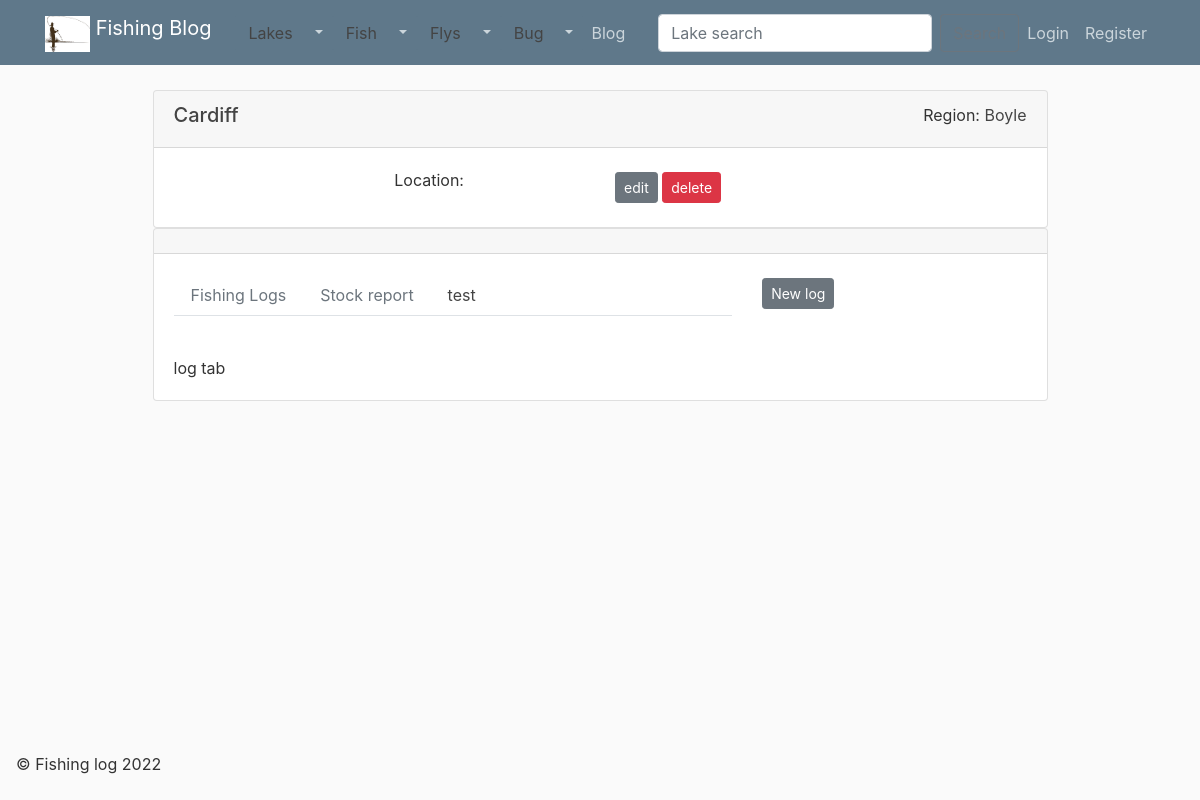
/lakes/2/, run on an earlier commit of the app's database.
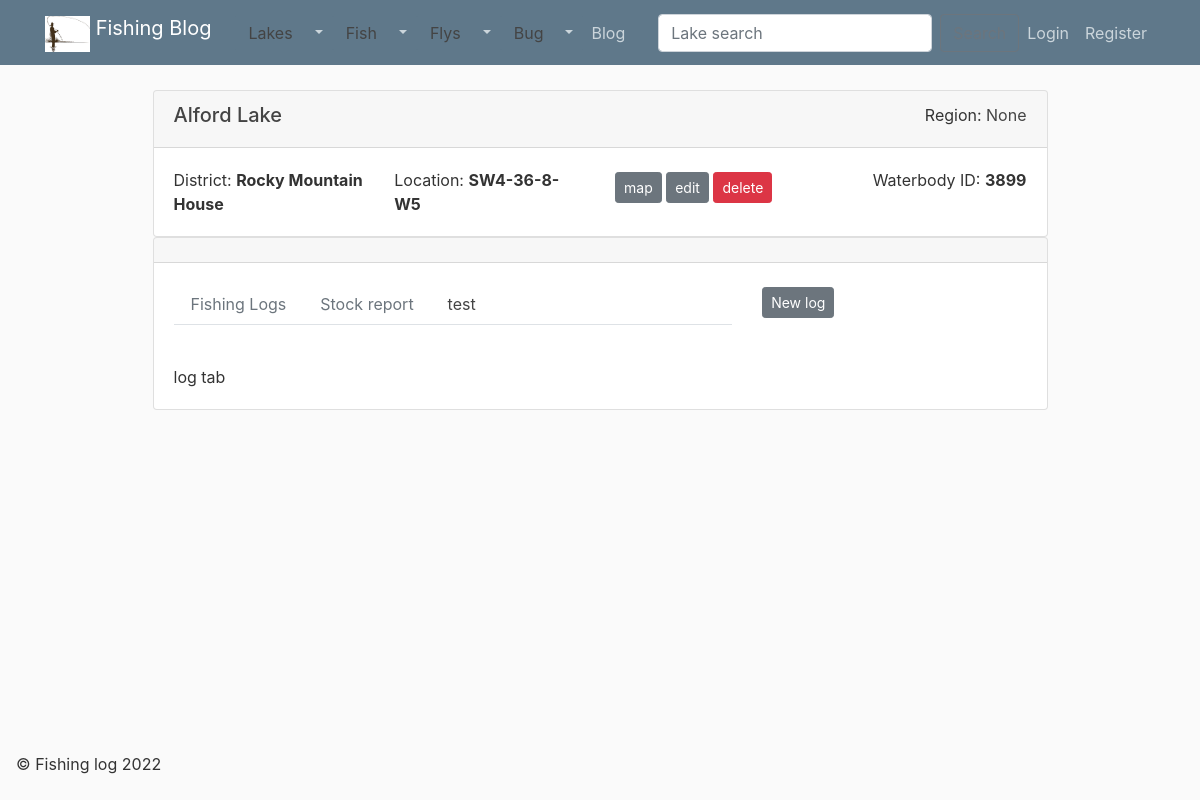
And on a later commit of the database.
### catches/models.py (models this page shows, shortened)
class Lake(models.Model):
    name = models.CharField(max_length = 100)
    region = models.ForeignKey(Region, blank=True, null=True, on_delete=models.CASCADE)
    notes = models.TextField(blank=True)
    fish = models.ManyToManyField (Fish, through='Stock', blank=True)
    other_name = models.CharField (max_length=100, blank=True)
    ats = models.CharField (max_length=100, blank=True)
    lat = models.DecimalField (max_digits = 15, decimal_places=10, blank=True, null=True)
    long = models.DecimalField (max_digits = 15, decimal_places=10, blank=True, null=True)
    district = models.CharField (max_length=100, blank=True)
    waterbody_id = models.IntegerField (blank=True, null=True)
    favourite = models.BooleanField (default = False)
    class Meta:
        ordering = ['-favourite', 'name']
    @property
    def lake_info (self):
        if self.favourite:
            fav="*"
        else:
            fav=""
        if self.other_name:
            output = f'{self.name} ({self.other_name}{fav})'
        else:
            output = f'{self.name}{fav}'
        return output

class Region(models.Model):
    name = models.CharField(max_length = 100)
    notes = models.TextField (blank=True)
    class Meta:
        ordering = ['name']
    def __str__ (self):
        return self.name

### catches/views.py (the view)
class LakeDetailView (DetailView):
    model = Lake
    context_object_name = 'lake'

### catches/templates/catches/lake_detail.html (shortened to what the changed rows need)
{% extends "catches/base/base.html" %}
{% block content %}
<div class="container">
    <div class="row">
        <div class="col-10">
            <div class="card">
                <div class="card-header">
                    <div class="row">
                        <div class="col-7">
                            <h5>
                                {{ lake.lake_info | title  }}{% if lake.favourite %}<i class="fas fa-check-circle"></i>{% endif %}
                            </h5>
                        </div>
                        <div class="col-5 text-right">
                            {% if not lake.region == "" %}
                                Region: <a href="#">{{ lake.region | title }}</a>
                            {% endif %}
                        </div>
                    </div>
                </div>
                <div class="card-body">
                    <div class="row">
                        <div class="col-3">
                            {% if not lake.district == "" %} District: <b>{{ lake.district | title  }}</b> {% endif %}
                        </div>
                        <div class="col-3">
                            Location: <b> {{ lake.ats }}</b>
                        </div>
                        <div class="col-3">
                            {% if not lake.lat == None %}
                                <a class="btn btn-secondary btn-sm mt-1 mb-1" href="https://www.google.com/maps/search/?api=1&query={{ lake.lat }},{{ lake.long }}" target="_blank" type="submit" >map</a>
                            {% endif %}
                            <a class="btn btn-secondary btn-sm mt-1 mb-1" href="{% url 'lake_update' object.id %}" type="submit" >edit</a>
                            <a class="btn btn-danger btn-sm mt-1 mb-1" href="{% url 'lake_delete' object.id %}" type="submit" >delete</a>
                        </div>
                        <div class="col-3 text-right">
                            {% if not lake.waterbody_id == None %} Waterbody ID: <b>{{ lake.waterbody_id }} </b>{% endif %}
                        </div>
                    </div>
                </div>
            </div>
        </div>
    </div>
</div>
{% endblock content %}

What changed in the data, as far as the page shows it:
changed Lake: lake_info "Cardiff" → "Alford Lake"; region "Boyle" → "None"; district (not shown) → "Rocky Mountain House"; ats (not shown) → "SW4-36-8-W5"; lat empty → 52.0635 (drawn); waterbody_id (not shown) → "3899"
Also different on the page:
text now shown: "District: map Waterbody ID:"
